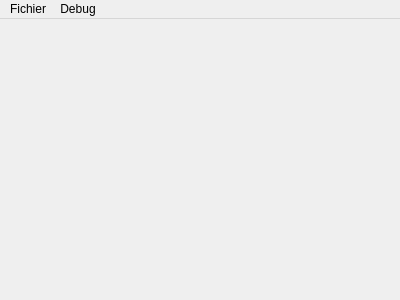
<?xml version="1.0" encoding="UTF-8"?>
<ui version="4.0">
 <class>MainWindow</class>
 <widget class="QMainWindow" name="MainWindow">
  <property name="geometry">
   <rect>
    <x>0</x>
    <y>0</y>
    <width>400</width>
    <height>300</height>
   </rect>
  </property>
  <property name="windowTitle">
   <string>MainWindow</string>
  </property>
  <widget class="QWidget" name="centralWidget"/>
  <widget class="QMenuBar" name="menuBar">
   <property name="geometry">
    <rect>
     <x>0</x>
     <y>0</y>
     <width>400</width>
     <height>21</height>
    </rect>
   </property>
   <widget class="QMenu" name="menuFichier">
    <property name="title">
     <string>Fichier</string>
    </property>
    <addaction name="actionExit"/>
   </widget>
   <widget class="QMenu" name="menuDebug">
    <property name="title">
     <string>Debug</string>
    </property>
    <addaction name="actionRegisters"/>
    <addaction name="actionMemory"/>
   </widget>
   <addaction name="menuFichier"/>
   <addaction name="menuDebug"/>
  </widget>
  <action name="actionExit">
   <property name="checkable">
    <bool>false</bool>
   </property>
   <property name="text">
    <string>Quitter</string>
   </property>
  </action>
  <action name="actionRegisters">
   <property name="text">
    <string>Registres</string>
   </property>
  </action>
  <action name="actionMemory">
   <property name="text">
    <string>Mémoire</string>
   </property>
  </action>
 </widget>
 <layoutdefault spacing="6" margin="11"/>
 <resources/>
 <connections>
  <connection>
   <sender>actionExit</sender>
   <signal>triggered()</signal>
   <receiver>MainWindow</receiver>
   <slot>close()</slot>
   <hints>
    <hint type="sourcelabel">
     <x>-1</x>
     <y>-1</y>
    </hint>
    <hint type="destinationlabel">
     <x>199</x>
     <y>149</y>
    </hint>
   </hints>
  </connection>
  <connection>
   <sender>actionRegisters</sender>
   <signal>triggered()</signal>
   <receiver>MainWindow</receiver>
   <slot>openDebugRegistersWindow()</slot>
   <hints>
    <hint type="sourcelabel">
     <x>-1</x>
     <y>-1</y>
    </hint>
    <hint type="destinationlabel">
     <x>119</x>
     <y>38</y>
    </hint>
   </hints>
  </connection>
  <connection>
   <sender>actionMemory</sender>
   <signal>triggered()</signal>
   <receiver>MainWindow</receiver>
   <slot>openDebugMemoryWindow()</slot>
   <hints>
    <hint type="sourcelabel">
     <x>-1</x>
     <y>-1</y>
    </hint>
    <hint type="destinationlabel">
     <x>83</x>
     <y>54</y>
    </hint>
   </hints>
  </connection>
 </connections>
 <slots>
  <slot>openDebugRegistersWindow()</slot>
  <slot>openDebugMemoryWindow()</slot>
 </slots>
</ui>
